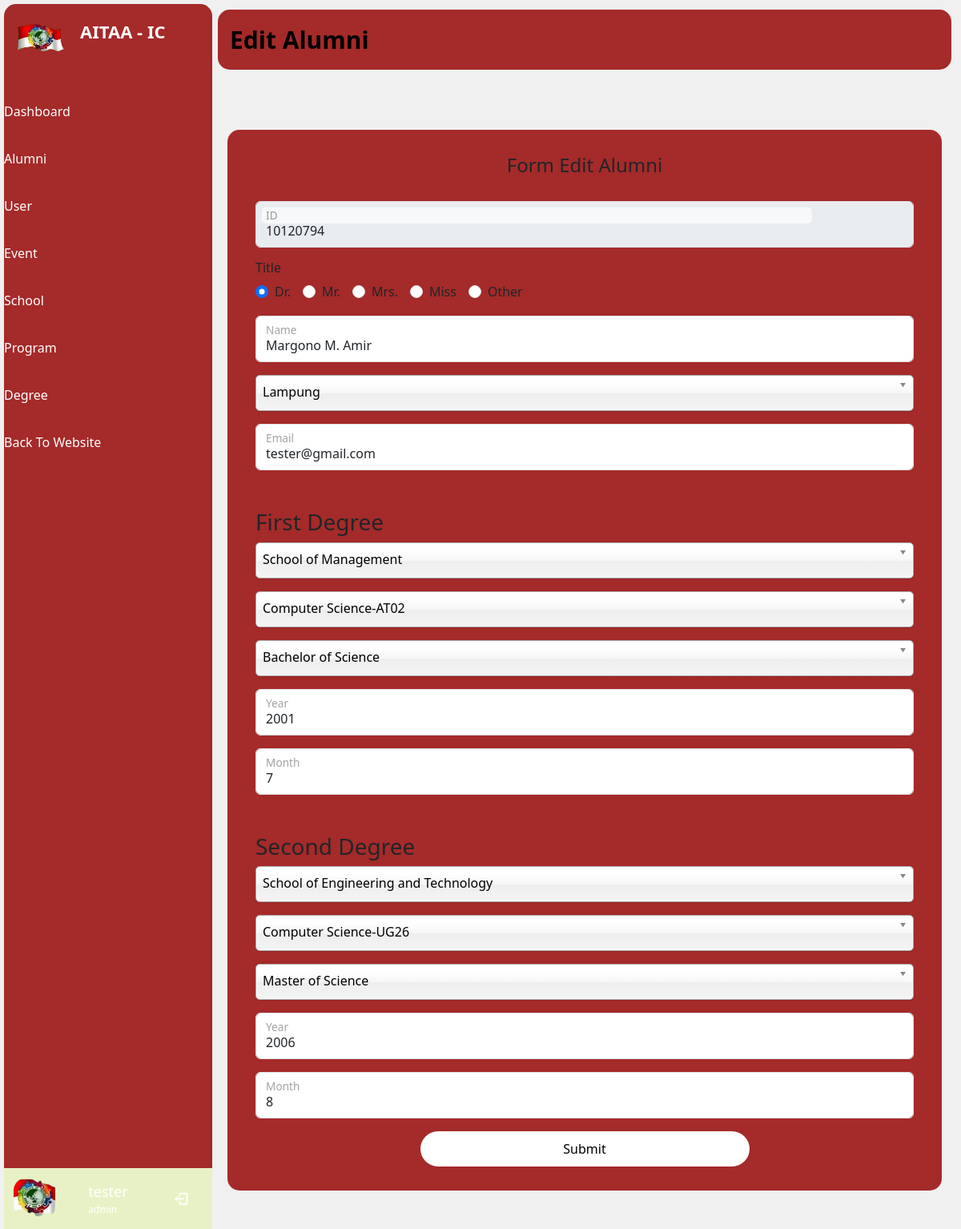
The app's page /admin/alumni/editAlumni.php?ida=10120794 (signed in) with its own data.
### tables this page shows
CREATE TABLE `alumni` (
  `id` varchar(10) NOT NULL,
  `nameAlumni` varchar(30) NOT NULL,
  `title` varchar(5) DEFAULT NULL,
  `photo` varchar(30) DEFAULT NULL,
  `gender` varchar(10) DEFAULT NULL,
  `birthday` date DEFAULT NULL,
  `provinsiId` int(10) DEFAULT NULL,
  `address` text DEFAULT NULL,
  `telp` int(13) DEFAULT NULL,
  `email` varchar(30) NOT NULL,
  `date` timestamp NOT NULL DEFAULT current_timestamp() ON UPDATE current_timestamp()
);

CREATE TABLE `t_provinsi` (
  `id` int(5) NOT NULL,
  `nama` varchar(32) NOT NULL
);

CREATE TABLE `graduation` (
  `id` int(5) NOT NULL,
  `alumniId` varchar(10) NOT NULL,
  `schoolId` int(5) DEFAULT NULL,
  `programId` int(5) DEFAULT NULL,
  `degreeId` int(5) NOT NULL,
  `year` int(4) DEFAULT NULL,
  `month` int(2) DEFAULT NULL,
  `date` timestamp NOT NULL DEFAULT current_timestamp() ON UPDATE current_timestamp()
);

CREATE TABLE `school` (
  `id` int(5) NOT NULL,
  `School` varchar(89) DEFAULT NULL
);

CREATE TABLE `fieldofstudy` (
  `id` int(5) NOT NULL,
  `FieldOfStudy` varchar(82) DEFAULT NULL
);

CREATE TABLE `degree` (
  `id` int(5) NOT NULL,
  `degree` varchar(81) DEFAULT NULL
);

### admin/alumni/editAlumni.php (the view, shortened to what this page needs)
<?php
if ($_SESSION['status_login'] == true) {
    if ($_SESSION['role_id'] == 1) {
        require_once('../include/header.php');
    } else {
        $_SESSION['alert'] = 1;
        $_SESSION['status'] = 'Failed!!';
        $_SESSION['status_icon'] = 'error';
        $_SESSION['status_text'] = 'Your Not Admin';
        echo '<script>window.location="../../user/"</script>';
    }
} else {
    echo '<script>window.location="../../auth/"</script>';
}
$alumni = mysqli_query($conn, " SELECT * FROM alumni WHERE id = '" . $_GET['ida'] . "'");
$a = mysqli_fetch_object($alumni);
$data = mysqli_query($conn, "
SELECT *
FROM alumni
INNER JOIN graduation
ON alumni.id = graduation.alumniId
INNER JOIN school
ON graduation.schoolId = school.id
INNER JOIN fieldofstudy
ON graduation.programId = fieldofstudy.id
INNER JOIN degree
ON graduation.degreeId = degree.id
WHERE alumni.id = '" . $_GET['ida'] . "'
ORDER BY graduation.year ASC
");
?>
<span class="text">Edit Alumni</span>
</div>
<div class="home-content">
    <div class="container">
        <div class="row ">
            <div class="col-md-12">
                <div class="form-input mb-5">
                    <center>
                        <h4 style="margin: 15px; margin-bottom:30px">Form Edit Alumni</h4>
                    </center>
                    <form action="" method="post" enctype="multipart/form-data">
                        <div class="form">
                            <div class="form-floating mb-3">
                                <input required type="text" name="id" class="form-control" value="<?php echo $a->id ?>" id="floatingInput" placeholder="ID" disabled>
                                <label for="floatingInput">ID</label>
                            </div>
                            <h6>Title</h6>
                            <div class="input-group mb-3">
                                <div class="form-check form-check-inline">
                                    <input class="form-check-input" type="radio" name="title" id="inlineRadio1" <?php if ($a->title == "Dr.") echo "checked"; ?> value="Dr.">
                                    <label class="form-check-label" for="inlineRadio1">Dr.</label>
                                </div>
                                <div class="form-check form-check-inline">
                                    <input class="form-check-input" type="radio" name="title" id="inlineRadio2" <?php if ($a->title == "Mr.") echo "checked"; ?> value="Mr.">
                                    <label class="form-check-label" for="inlineRadio2">Mr.</label>
                                </div>
                                <div class="form-check form-check-inline">
                                    <input class="form-check-input" type="radio" name="title" id="inlineRadio3" <?php if ($a->title == "Mrs.") echo "checked"; ?> value="Mrs.">
                                    <label class="form-check-label" for="inlineRadio3">Mrs.</label>
                                </div>
                                <div class="form-check form-check-inline">
                                    <input class="form-check-input" type="radio" name="title" id="inlineRadio4" <?php if ($a->title == "Miss") echo "checked"; ?> value="Miss">
                                    <label class="form-check-label" for="inlineRadio4">Miss</label>
                                </div>
                                <div class="form-check form-check-inline">
                                    <input class="form-check-input" type="radio" name="title" id="inlineRadio5" <?php if ($a->title == "") echo "checked"; ?> value="">
                                    <label class="form-check-label" for="inlineRadio5">Other </label>
                                </div>
                            </div>
                            <div class="form-floating my-3">
                                <input required type="text" name="nama" class="form-control" id="floatingInput" value="<?php echo $a->nameAlumni ?>" placeholder="Masukan Name">
                                <label for="floatingInput">Name</label>
                            </div>
                            <div class="form-floating mb-3">
                                <select name="province" data-placeholder="Choose a Province..." class="my_select_box" tabindex="4">
                                    <?php
                                    $province = mysqli_query($conn, "SELECT * FROM  t_provinsi WHERE id = '" .  $a->provinsiId . "'");
                                    $p = mysqli_fetch_object($province);
                                    ?>
                                    <option value="<?php echo $a->provinsiId ?>"><?php echo $p->nama ?></option>
                                </select>
                            </div>
                            <div class="form-floating my-3">
                                <input required type="email" name="email" class="form-control" id="floatingInput"  value="<?php echo $a->email ?>" placeholder="">
                                <label for="floatingInput">Email</label>
                            </div>
                            <?php
                            $list = ['First', 'Second'];
                            $no = 0;
                            if (mysqli_num_rows($data) > 0) {
                                while ($d = mysqli_fetch_array($data)) {
                            ?>
                                    <h3 class="degree mt-5"><?php echo $list[$no] ?> Degree</h3>
                                    <div class="form-floating mb-3">
                                        <select name="school<?php echo $no ?>" data-placeholder="Choose a School..." class="my_select_box" tabindex="4">
                                            <option value="<?php echo $d['schoolId'] ?>"><?php echo $d['School'] ?></option>
                                        </select>
                                    </div>
                                    <div class="form-floating mb-3">
                                        <select name="program<?php echo $no ?>" data-placeholder="Choose a Field Of Study..." class="my_select_box" tabindex="4">
                                            <option value="<?php echo $d['programId'] ?>"><?php echo $d['FieldOfStudy'] ?></option>
                                        </select>
                                    </div>
                                    <div class="form-floating mb-3">
                                        <select name="degree<?php echo $no ?>" data-placeholder="Choose a Degree..." class="my_select_box" tabindex="4">
                                            <option value="<?php echo $d['degreeId'] ?>"><?php echo $d['degree'] ?></option>
                                        </select>
                                    </div>
                                    <div class="form-floating my-3">
                                        <input required type="number" name="year<?php echo $no ?>" min="1900" max="2099" name="nama" class="form-control" value="<?php echo $d['year'] ?>" id="floatingInput" placeholder="Year">
                                        <label for="floatingInput">Year</label>
                                    </div>
                                    <div class="form-floating my-3">
                                        <input required type="text" name="month<?php echo $no ?>" value="<?php echo $d['month'] ?>" class="form-control" id="floatingInput" placeholder="Masukan Name">
                                        <label for="floatingInput">Month</label>
                                    </div>
                            <?php
                                    $no++;
                                }
                            }
                            ?>
                            <div class="form-group">
                                <input type="submit" class="submid-btn" name="editAlumni" value="Submit" class="submid-btn">
                            </div>
                        </div>
                    </form>
                </div>
            </div>
        </div>
    </div>
</div>
</section>
<?php
require_once('../include/footer.php');
?>

### admin/assets/css/side.css (style rules this page uses)
:root { --header-height: 3.5rem; --nav-width: 219px; --side-background-color: #3f6433; --first-color: #ffffff; --second-color: #47531b; --title-color: #19181B; --text-color: #000000; --text-color-light: #ffffff; --body-color: #ffffffe5; --container-color: #FFFFFF; }
body { background: #f0f0f0; }
.home-content { display: flex; align-items: center; flex-wrap: wrap; }

### admin/assets/css/styles.css (style rules this page uses)
:root { --header-height: 3.5rem; --nav-width: 219px; --side-background-color: brown; --first-color:#e8f1c5; --second-color: brown; --primarycolor: brown; --secondarycolor: white; --title-color: #19181B; --text-color: #ffffff; --text-color-light: #ffffff; --body-color: #ffffffe5; --container-color: brown; }
.form-control { height: 60px; }
.container { margin-top: 10px !important; }
.submid-btn { width: 50%; padding: 10px 30px; cursor: pointer; display: block; margin: auto; margin-top: 15px; margin-bottom: 15px; background: var(--secondarycolor); color: black; text-decoration: none; justify-content: center; border: 0; outline: none; border-radius: 30px !important; }
.form-input { background-color: var(--container-color); border-radius: 15px; padding: 15px; padding-left: 35px; padding-right: 35px; }
.row { margin-top: 15px; }

### records on screen
alumni: id "10120794", title "☑ Dr.", title "☐ Mr.", title "☐ Mrs.", title "☐ Miss", title "☐ Other", nama "Margono M. Amir", email "tester@gmail.com"
t_provinsi: nama "Lampung"
graduation: no "First", schoolId.School "School of Management", programId.FieldOfStudy "Computer Science-AT02", degreeId.degree "Bachelor of Science", year "2001", month "7"
graduation: no "Second", schoolId.School "School of Engineering and Technology", programId.FieldOfStudy "Computer Science-UG26", degreeId.degree "Master of Science", year "2006", month "8"
